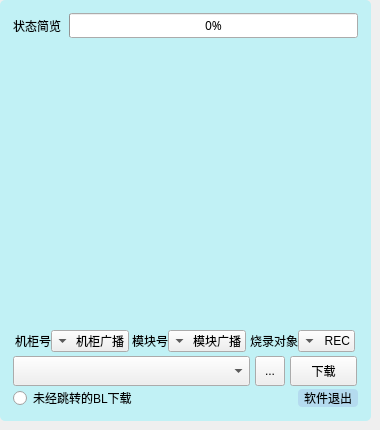
      <widget class="QWidget" name="tab_2">
       <attribute name="title">
        <string>烧录</string>
       </attribute>
       <widget class="QWidget" name="widget_3" native="true">
        <property name="geometry">
         <rect>
          <x>0</x>
          <y>0</y>
          <width>371</width>
          <height>421</height>
         </rect>
        </property>
        <property name="sizePolicy">
         <sizepolicy hsizetype="Preferred" vsizetype="Maximum">
          <horstretch>0</horstretch>
          <verstretch>0</verstretch>
         </sizepolicy>
        </property>
        <property name="maximumSize">
         <size>
          <width>16777215</width>
          <height>16777215</height>
         </size>
        </property>
        <property name="styleSheet">
         <string notr="true">.QWidget{
	background-color:rgb(193, 241, 245);
	border-radius:5px;
	color: rgb(255, 255, 255);
}</string>
        </property>
        <layout class="QHBoxLayout" name="horizontalLayout_3">
         <property name="spacing">
          <number>1</number>
         </property>
         <property name="leftMargin">
          <number>13</number>
         </property>
         <property name="topMargin">
          <number>13</number>
         </property>
         <property name="rightMargin">
          <number>13</number>
         </property>
         <property name="bottomMargin">
          <number>5</number>
         </property>
         <item>
          <layout class="QVBoxLayout" name="verticalLayout_10" stretch="70,8,7">
           <property name="spacing">
            <number>0</number>
           </property>
           <property name="sizeConstraint">
            <enum>QLayout::SetNoConstraint</enum>
           </property>
           <property name="leftMargin">
            <number>0</number>
           </property>
           <property name="topMargin">
            <number>0</number>
           </property>
           <property name="rightMargin">
            <number>0</number>
           </property>
           <property name="bottomMargin">
            <number>6</number>
           </property>
           <item>
            <layout class="QVBoxLayout" name="verticalLayout_4">
             <property name="spacing">
              <number>0</number>
             </property>
             <item>
              <layout class="QHBoxLayout" name="horizontalLayout_7">
               <property name="spacing">
                <number>8</number>
               </property>
               <item>
                <widget class="QLabel" name="label_8">
                 <property name="font">
                  <font>
                   <family>SimHei</family>
                   <pointsize>9</pointsize>
                   <kerning>true</kerning>
                  </font>
                 </property>
                 <property name="styleSheet">
                  <string notr="true">QLabel{
background-color:rgb(255,132,139,0);
color:rgb(0, 0, 0);
}</string>
                 </property>
                 <property name="text">
                  <string>状态简览</string>
                 </property>
                </widget>
               </item>
               <item>
                <widget class="QProgressBar" name="BL_Progress">
                 <property name="font">
                  <font>
                   <family>MiSans</family>
                  </font>
                 </property>
                 <property name="value">
                  <number>0</number>
                 </property>
                 <property name="orientation">
                  <enum>Qt::Horizontal</enum>
                 </property>
                </widget>
               </item>
              </layout>
             </item>
             <item>
              <widget class="QTextBrowser" name="BL_Statu">
               <property name="minimumSize">
                <size>
                 <width>0</width>
                 <height>0</height>
                </size>
               </property>
               <property name="mouseTracking">
                <bool>false</bool>
               </property>
               <property name="styleSheet">
                <string notr="true">QTextEdit{
background-color:rgb(255,132,139,0);
color:rgb(0, 0, 0);
}</string>
               </property>
               <property name="verticalScrollBarPolicy">
                <enum>Qt::ScrollBarAsNeeded</enum>
               </property>
               <property name="html">
                <string>&lt;!DOCTYPE HTML PUBLIC &quot;-//W3C//DTD HTML 4.0//EN&quot; &quot;http://www.w3.org/TR/REC-html40/strict.dtd&quot;&gt;
&lt;html&gt;&lt;head&gt;&lt;meta name=&quot;qrichtext&quot; content=&quot;1&quot; /&gt;&lt;style type=&quot;text/css&quot;&gt;
p, li { white-space: pre-wrap; }
&lt;/style&gt;&lt;/head&gt;&lt;body style=&quot; font-family:'SimSun'; font-size:9pt; font-weight:400; font-style:normal;&quot;&gt;
&lt;p style=&quot;-qt-paragraph-type:empty; margin-top:0px; margin-bottom:0px; margin-left:0px; margin-right:0px; -qt-block-indent:0; text-indent:0px;&quot;&gt;&lt;br /&gt;&lt;/p&gt;&lt;/body&gt;&lt;/html&gt;</string>
               </property>
              </widget>
             </item>
             <item>
              <layout class="QHBoxLayout" name="horizontalLayout_9" stretch="10,20,0,10,20,0,10,10">
               <property name="spacing">
                <number>0</number>
               </property>
               <property name="sizeConstraint">
                <enum>QLayout::SetFixedSize</enum>
               </property>
               <property name="leftMargin">
                <number>2</number>
               </property>
               <property name="topMargin">
                <number>2</number>
               </property>
               <property name="rightMargin">
                <number>3</number>
               </property>
               <property name="bottomMargin">
                <number>4</number>
               </property>
               <item>
                <widget class="QLabel" name="label_22">
                 <property name="maximumSize">
                  <size>
                   <width>80</width>
                   <height>16777215</height>
                  </size>
                 </property>
                 <property name="text">
                  <string>机柜号</string>
                 </property>
                </widget>
               </item>
               <item>
                <widget class="QComboBox" name="BL_path_object_cab">
                 <property name="minimumSize">
                  <size>
                   <width>0</width>
                   <height>0</height>
                  </size>
                 </property>
                 <property name="maximumSize">
                  <size>
                   <width>600</width>
                   <height>32</height>
                  </size>
                 </property>
                 <property name="layoutDirection">
                  <enum>Qt::RightToLeft</enum>
                 </property>
                 <property name="insertPolicy">
                  <enum>QComboBox::InsertAtBottom</enum>
                 </property>
                 <item>
                  <property name="text">
                   <string>机柜广播</string>
                  </property>
                 </item>
                 <item>
                  <property name="text">
                   <string>机柜1</string>
                  </property>
                 </item>
                 <item>
                  <property name="text">
                   <string>机柜2</string>
                  </property>
                 </item>
                 <item>
                  <property name="text">
                   <string>机柜3</string>
                  </property>
                 </item>
                 <item>
                  <property name="text">
                   <string>机柜4</string>
                  </property>
                 </item>
                 <item>
                  <property name="text">
                   <string>机柜5</string>
                  </property>
                 </item>
                 <item>
                  <property name="text">
                   <string>机柜6</string>
                  </property>
                 </item>
                 <item>
                  <property name="text">
                   <string>机柜7</string>
                  </property>
                 </item>
                 <item>
                  <property name="text">
                   <string>机柜8</string>
                  </property>
                 </item>
                 <item>
                  <property name="text">
                   <string>机柜9</string>
                  </property>
                 </item>
                 <item>
                  <property name="text">
                   <string>机柜10</string>
                  </property>
                 </item>
                </widget>
               </item>
               <item>
                <spacer name="horizontalSpacer_3">
                 <property name="orientation">
                  <enum>Qt::Horizontal</enum>
                 </property>
                 <property name="sizeHint" stdset="0">
                  <size>
                   <width>5</width>
                   <height>20</height>
                  </size>
                 </property>
                </spacer>
               </item>
               <item>
                <widget class="QLabel" name="label_17">
                 <property name="maximumSize">
                  <size>
                   <width>80</width>
                   <height>16777215</height>
                  </size>
                 </property>
                 <property name="text">
                  <string>模块号</string>
                 </property>
                </widget>
               </item>
               <item>
                <widget class="QComboBox" name="BL_path_object_model">
                 <property name="minimumSize">
                  <size>
                   <width>0</width>
                   <height>0</height>
                  </size>
                 </property>
                 <property name="maximumSize">
                  <size>
                   <width>600</width>
                   <height>32</height>
                  </size>
                 </property>
                 <property name="layoutDirection">
                  <enum>Qt::RightToLeft</enum>
                 </property>
                 <property name="insertPolicy">
                  <enum>QComboBox::InsertAtBottom</enum>
                 </property>
                 <item>
                  <property name="text">
                   <string>模块广播</string>
                  </property>
                 </item>
                 <item>
                  <property name="text">
                   <string>模块1</string>
                  </property>
                 </item>
                 <item>
                  <property name="text">
                   <string>模块2</string>
                  </property>
                 </item>
                 <item>
                  <property name="text">
                   <string>模块3</string>
                  </property>
                 </item>
                 <item>
                  <property name="text">
                   <string>模块4</string>
                  </property>
                 </item>
                 <item>
                  <property name="text">
                   <string>模块5</string>
                  </property>
                 </item>
                 <item>
                  <property name="text">
                   <string>模块6</string>
                  </property>
                 </item>
                 <item>
                  <property name="text">
                   <string>模块7</string>
                  </property>
                 </item>
                 <item>
                  <property name="text">
                   <string>模块8</string>
                  </property>
                 </item>
                 <item>
                  <property name="text">
                   <string>模块9</string>
                  </property>
                 </item>
                 <item>
                  <property name="text">
                   <string>模块10</string>
                  </property>
                 </item>
                </widget>
               </item>
               <item>
                <spacer name="horizontalSpacer_2">
                 <property name="orientation">
                  <enum>Qt::Horizontal</enum>
                 </property>
                 <property name="sizeHint" stdset="0">
                  <size>
                   <width>5</width>
                   <height>20</height>
                  </size>
                 </property>
                </spacer>
               </item>
               <item>
                <widget class="QLabel" name="label_9">
                 <property name="maximumSize">
                  <size>
                   <width>80</width>
                   <height>16777215</height>
                  </size>
                 </property>
                 <property name="text">
                  <string>烧录对象</string>
                 </property>
                </widget>
               </item>
               <item>
                <widget class="QComboBox" name="BL_path_object">
                 <property name="minimumSize">
                  <size>
                   <width>0</width>
                   <height>0</height>
                  </size>
                 </property>
                 <property name="maximumSize">
                  <size>
                   <width>600</width>
                   <height>32</height>
                  </size>
                 </property>
                 <property name="layoutDirection">
                  <enum>Qt::RightToLeft</enum>
                 </property>
                 <property name="insertPolicy">
                  <enum>QComboBox::InsertAtBottom</enum>
                 </property>
                 <item>
                  <property name="text">
                   <string>REC</string>
                  </property>
                 </item>
                 <item>
                  <property name="text">
                   <string>INV</string>
                  </property>
                 </item>
                 <item>
                  <property name="text">
                   <string>ECU</string>
                  </property>
                 </item>
                 <item>
                  <property name="text">
                   <string>BPS</string>
                  </property>
                 </item>
                 <item>
                  <property name="text">
                   <string>MON</string>
                  </property>
                 </item>
                </widget>
               </item>
              </layout>
             </item>
            </layout>
           </item>
           <item>
            <layout class="QHBoxLayout" name="horizontalLayout_4" stretch="160,30,90">
             <property name="spacing">
              <number>5</number>
             </property>
             <property name="sizeConstraint">
              <enum>QLayout::SetMinAndMaxSize</enum>
             </property>
             <property name="rightMargin">
              <number>1</number>
             </property>
             <property name="bottomMargin">
              <number>0</number>
             </property>
             <item>
              <widget class="QComboBox" name="BL_path">
               <property name="minimumSize">
                <size>
                 <width>0</width>
                 <height>0</height>
                </size>
               </property>
               <property name="maximumSize">
                <size>
                 <width>16777215</width>
                 <height>30</height>
                </size>
               </property>
              </widget>
             </item>
             <item>
              <widget class="QToolButton" name="BL_openfile">
               <property name="maximumSize">
                <size>
                 <width>30</width>
                 <height>30</height>
                </size>
               </property>
               <property name="text">
                <string>...</string>
               </property>
              </widget>
             </item>
             <item>
              <widget class="QPushButton" name="BL_download">
               <property name="sizePolicy">
                <sizepolicy hsizetype="Maximum" vsizetype="Fixed">
                 <horstretch>0</horstretch>
                 <verstretch>0</verstretch>
                </sizepolicy>
               </property>
               <property name="maximumSize">
                <size>
                 <width>67</width>
                 <height>30</height>
                </size>
               </property>
               <property name="focusPolicy">
                <enum>Qt::TabFocus</enum>
               </property>
               <property name="text">
                <string>下载</string>
               </property>
              </widget>
             </item>
            </layout>
           </item>
           <item>
            <layout class="QHBoxLayout" name="horizontalLayout_12">
             <item>
              <widget class="QRadioButton" name="Button_BL_first">
               <property name="text">
                <string>未经跳转的BL下载</string>
               </property>
              </widget>
             </item>
             <item>
              <widget class="QPushButton" name="App_Quit_2">
               <property name="enabled">
                <bool>true</bool>
               </property>
               <property name="maximumSize">
                <size>
                 <width>60</width>
                 <height>16777215</height>
                </size>
               </property>
               <property name="toolTipDuration">
                <number>0</number>
               </property>
               <property name="styleSheet">
                <string notr="true">QPushButton
{
background-color:rgb(134, 149, 223,60);
border-radius:4px;
}</string>
               </property>
               <property name="text">
                <string>软件退出</string>
               </property>
              </widget>
             </item>
            </layout>
           </item>
          </layout>
         </item>
        </layout>
       </widget>
      </widget>
